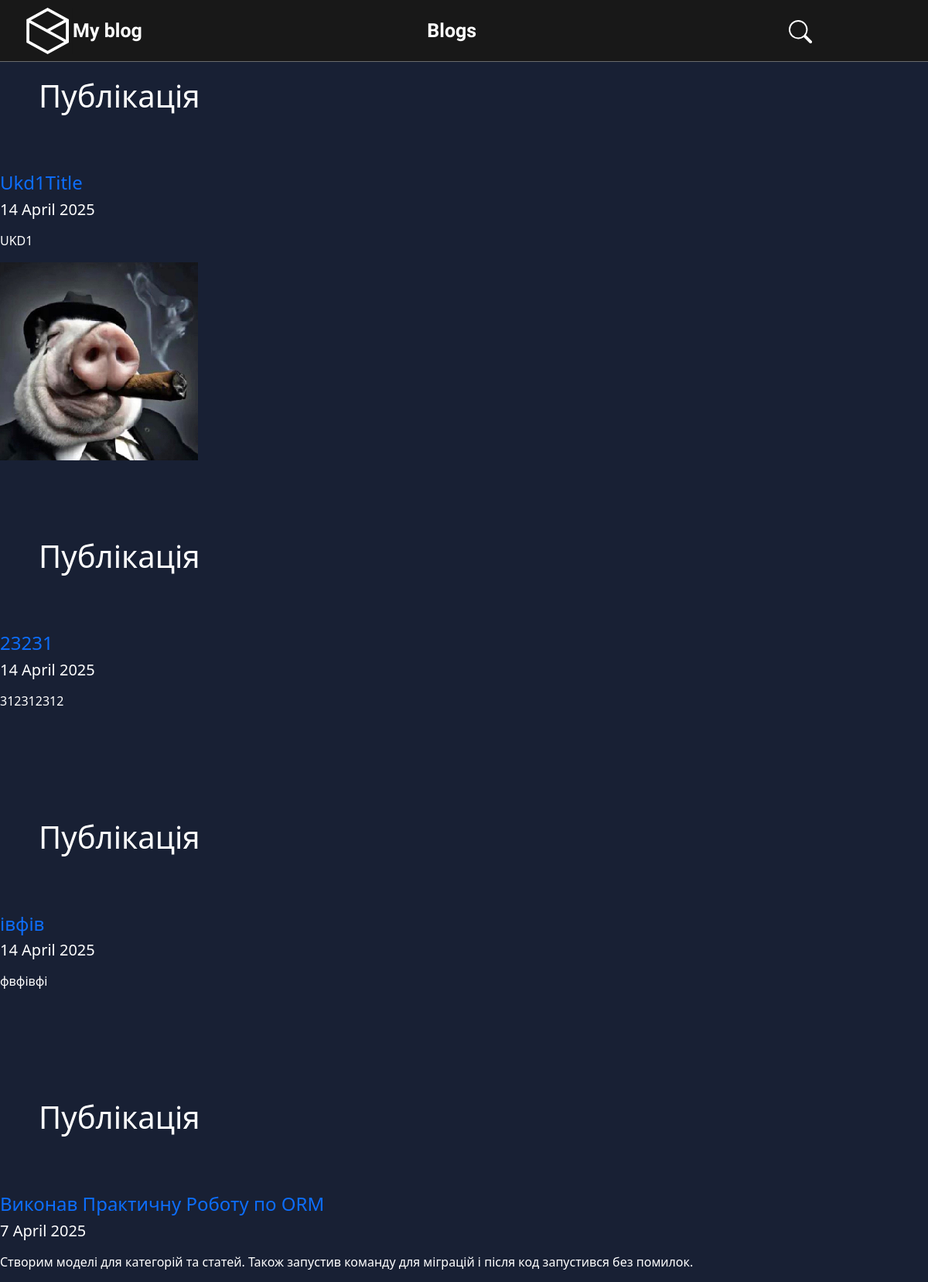
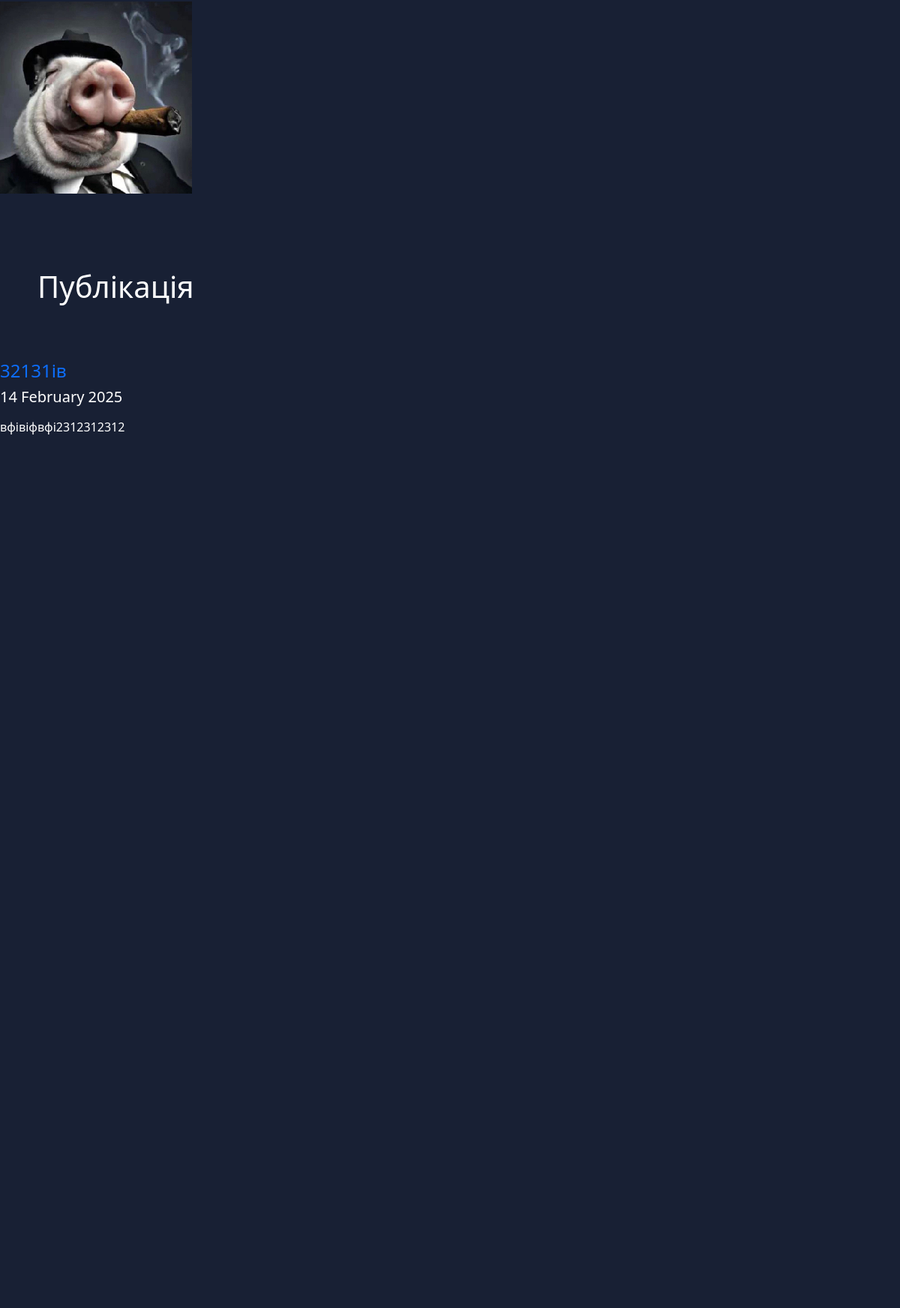
The page /articles (upper part) on the database its author committed (2 pictures, top to bottom).
### main/models.py (models this page shows, shortened)
class Article(models.Model):
    title = models.CharField("Заголовок", max_length=250, help_text="Максимум 250 символів")
    description = models.TextField(blank=True, verbose_name="Опис")
    pub_date = models.DateTimeField("Дата публікації", default=timezone.now)
    slug = models.SlugField("Слаг", unique_for_date="pub_date")
    main_page = models.BooleanField("Головна", default=False, help_text="Показувати")
    category = models.ForeignKey(Category, related_name='news', blank=True,
                                 null=True, verbose_name=u'Категорія', on_delete=models.CASCADE)
    objects = models.Manager()
    class Meta:
        ordering = ["-pub_date"]
        verbose_name = "Публікація"
        verbose_name_plural = "Публікації"
    def get_absolute_url(self):
        try:
            url = reverse("news-detail", kwargs={"year": self.pub_date.strftime("%Y"),
                                                 "month": self.pub_date.strftime("%m"),
                                                 "day": self.pub_date.strftime("%d"),
                                                 "slug": self.slug, })
        except:
            url = "/"
        return url

class ArticleImage(models.Model):
    image = models.ImageField('Фото', upload_to='photos')
    article = models.ForeignKey(Article, verbose_name='Стаття', related_name='images', on_delete=models.CASCADE)
    title = models.CharField('Заголовок', max_length=250, help_text='Максимум 250 сим.', blank=True)
    class Meta:
        verbose_name = "Фото для статті"
        verbose_name_plural = "Фото для статей"

### main/views.py (the view)
# urls.py: path(r'articles', ArticleList.as_view(), name='articles-list'),
class ArticleList(ListView):
    model = Article
    template_name = "main/article_list.html"
    context_object_name = 'items'
    def get_context_data(self, *args, **kwargs):
        context = super(ArticleList, self).get_context_data(*args, **kwargs)
        try:
            context['category'] = Category.objects.get(slug=self.kwargs.get('slug'))
        except Exception:
            context['category'] = None
        return context
    def get_queryset(self, *args, **kwargs):
        articles = Article.objects.all()
        return articles

### main/templates/main/article_list.html (shortened to what this page needs)
{% extends "main/main_layout.html" %}
{% load static %}
{% block content %}
{% for item in items %}
<div class="articles-row">
    <h1 style="margin: 100px 50px 50px 50px;">Публікація</h1> <br/>
    <a href="{{ item.get_absolute_url }}">
        <h4>{{ item.title }}</h4>
    </a>
    <h5>
        {{ item.pub_date|date:" j E Y"|safe|linebreaks }}
    </h5>
    <p>
        {{ item.description|safe|escape|striptags|truncatewords_html:32 }}
    </p>
    <div class="container-image">
        <img class="img" src="{{ item.images.all.0.image.url }}" alt="">
    </div>
</div>
{% endfor %}
{% endblock %}

### main/static/main/css/style.css (style rules this page uses)
body { background: #182034; margin: 0; padding: 0; width: 100%; }
html, body { height: 100%; }
a { text-decoration: none; }
p { color: white; }

### main/templates/main/main_layout.html (style rules this page uses)
p, h1, h2, h3, h5, div { color: white; }

### rows shown on the page
Article: title "Ukd1Title", pub_date "14 April 2025", description "UKD1", images.all.0.image (picture)
Article: title "23231", pub_date "14 April 2025", description "312312312"
Article: title "івфів", pub_date "14 April 2025", description "фвфівфі"
Article: title "Виконав Практичну Роботу по ORM", pub_date "7 April 2025", description "Створим моделі для категорій та статей. Також запустив команду для міграцій і після код запустився без помилок.", images.all.0.image (picture)
Article: title "32131ів", pub_date "14 February 2025", description "вфівіфвфі2312312312"
